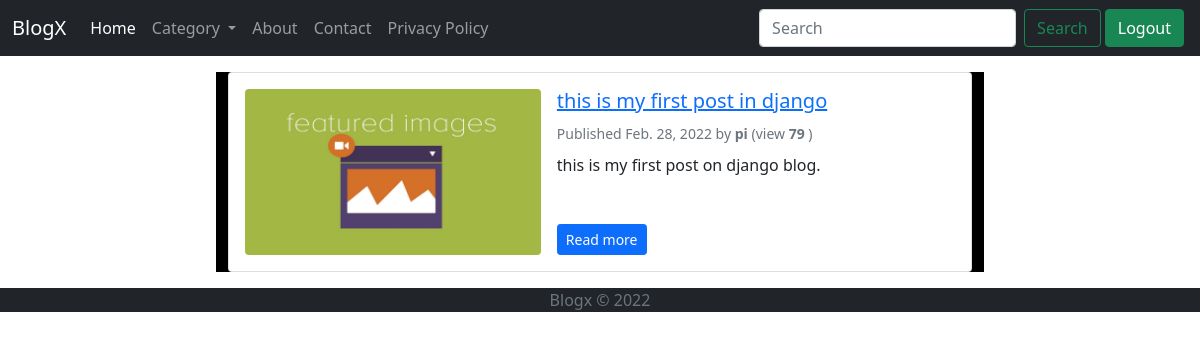
/?category=Tech (signed in), run on the app's committed database.
### web/models.py (models this page shows, shortened)
class Post(models.Model):
    STATUS_CHOICES = (
    ('draft', 'Draft'),
    ('published', 'Published'),
    )
    title = models.CharField(max_length=250)
    slug = models.SlugField(max_length=250,unique=True)
    author = models.ForeignKey(User,on_delete=models.CASCADE)
    image = models.ImageField(upload_to='featured_image/%Y/%m/%d/',default='/media/featured_image/2022/02/28/fi.jpg',blank=True)
    category=models.ForeignKey(Categorie,on_delete=models.CASCADE,null=True,blank=True)
    views=models.IntegerField(default=0)
    body=RichTextUploadingField()
    tags = TaggableManager()
    publish = models.DateTimeField(default=timezone.now)
    created = models.DateTimeField(auto_now_add=True)
    updated = models.DateTimeField(auto_now=True)
    status = models.CharField(max_length=10,choices=STATUS_CHOICES,default='draft')
    class Meta:
        ordering = ('-publish',)
    objects = models.Manager() # The default manager.
    published = PublishedManager()
    def get_absolute_url(self):
        return reverse('blog:post_detail',args=[self.slug])

### web/views.py (the view)
# urls.py: path('',views.post_list,name="post_list"),
def post_list(request,tag_slug=None):
    category=request.GET.get('category')
    if category== None:
        posts = Post.published.all()
        paginator = Paginator(posts, 10) # 10 posts in each page
        page = request.GET.get('page')
        try:
           posts = paginator.page(page)
        except PageNotAnInteger:
           posts = paginator.page(1)
        except EmptyPage:
           posts = paginator.page(paginator.num_pages)
    else:
        posts = Post.objects.filter(category__name=category)
    categories=Categorie.objects.all()
    tag = None
    if tag_slug:
        posts = Post.published.all()
        tag = get_object_or_404(Tag, slug=tag_slug)
        posts = posts.filter(tags__in=[tag])
    return render(request,'post_list.html',{'posts':posts,'categories':categories,'tag':tag})

### templates/post_list.html (shortened to what this page needs)
{% extends 'base.html' %}
{% block content %}
{% for post in posts %}
<div class="card mb-3">
    <div class="card-body">
        <div class="row g-0">
            <div class="col-md-5">
                <div class="ratio ratio-16x9">
                    <img src="{{post.image.url}}" class="rounded img-fluid" alt="{{post.title}}">
                </div>
            </div>
            <div class="col-md-7 ps-md-3 pt-3 pt-md-0 d-flex flex-column">
                <h2 class="card-title h5">
                    <a href="{{ post.get_absolute_url }}">
                        {{ post.title }}
                    </a>
                </h2>
                <div class="text-muted">
                    <small>
                        Published {{ post.publish.date }} by <strong>{{ post.author }}</strong><span> (view <strong>
                                {{post.views}}</strong> )</span>
                    </small>
                </div>
                <p class="card-text mb-auto py-2">{{ post.body|safe|striptags|truncatechars:100 }}</p>
                <div>
                    <a href="{{ post.get_absolute_url }}" class="btn btn-primary btn-sm">Read more</a>
                </div>
            </div>
        </div>
    </div>
</div>
{% endfor %}
{% endblock content %}

### data on the page
Post: image (picture), title "this is my first post in django", publish "Feb. 28, 2022", author "pi", views "79", body "this is my first post on django blog."
